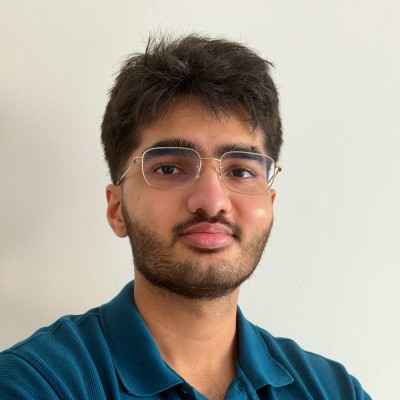
#> input picture face.png, 400 x 400 px, found by its file name
$ python make_portrait.py
#> lines starting #> are read from the running program, lines starting #| are printed output that depends on the picture; after the words box and inside, x2 and y2 are one past the last pixel; in counts of white or black regions, pixels touching at a corner belong together
#!/usr/bin/env python3
"""
Generate a recognizable monochrome stipple / contour SVG portrait for GitHub profile.

Pipeline:
  1. Load source photograph (face.png), crop centered on head and collar.
  2. Segment background wall using HSV thresholding (plain off-white wall -> 0 dots).
  3. Extract facial edge contours:
     - Glasses wireframe: smooth rounded-rectangular frames, nose bridge, and temples.
     - Eyes: natural eyelid curves and stippled irises with white catchlight reflections.
     - Nose: nostril wings and columella (zero bridge lines for clean negative space).
     - Mouth & lips: Cupid's bow, lip parting line, and lower lip contour.
     - Jawline & ears: natural boundary from photo edges.
     - Collar & placket: authentic folds of the polo shirt.
  4. Organic stippling:
     - Hair: density-weighted organic stippling capturing authentic volume and texture.
     - Eyebrows: dense stippling following dark eyebrow hairs.
     - Beard & mustache: organic stipple distribution matching the trimmed facial hair.
  5. Pure stipple output:
     - Dual-theme CSS: #24292f in light mode / #c9d1d9 in dark mode.
     - Preserves clean negative space on cheeks and forehead.
     - Avoids large dark mass on the polo shirt.
"""

import argparse
import math
import os
import sys

import cv2
import numpy as np

SVG_WIDTH = 460
HERE = os.path.dirname(os.path.abspath(__file__))
ROOT = os.path.dirname(HERE)


def rounded_rect_pts(x_l, y_t, x_r, y_b, cr=5.0, n_side=16, n_corner=6):
    """Generate sample points along a rounded rectangle with corner radius cr."""
    pts = []
    for t in np.linspace(x_l + cr, x_r - cr, n_side):
        pts.append((t, y_t))
    for a in np.linspace(-math.pi / 2, 0, n_corner):
        pts.append((x_r - cr + cr * math.cos(a), y_t + cr + cr * math.sin(a)))
    for t in np.linspace(y_t + cr, y_b - cr, n_side):
        pts.append((x_r, t))
    for a in np.linspace(0, math.pi / 2, n_corner):
        pts.append((x_r - cr + cr * math.cos(a), y_b - cr + cr * math.sin(a)))
    for t in np.linspace(x_r - cr, x_l + cr, n_side):
        pts.append((t, y_b))
    for a in np.linspace(math.pi / 2, math.pi, n_corner):
        pts.append((x_l + cr + cr * math.cos(a), y_b - cr + cr * math.sin(a)))
    for t in np.linspace(y_b - cr, y_t + cr, n_side):
        pts.append((x_l, t))
    for a in np.linspace(math.pi, 3 * math.pi / 2, n_corner):
        pts.append((x_l + cr + cr * math.cos(a), y_t + cr + cr * math.sin(a)))
    pts.append(pts[0])
    return pts


def generate_portrait(photo_path, out_path=None):
#> called with photo_path = 'face.png'
    if not os.path.isfile(photo_path):
        sys.exit(f"Error: photo not found at {photo_path}")

    img = cv2.imread(photo_path)
#> img is the input picture: shape (400, 400, 3); mean B, G, R 153.3, 162.8, 169.5
    if img is None:
        sys.exit(f"Error: could not decode image at {photo_path}")

    # Crop head and shoulders: x in [65, 355] (w=290), y in [20, 385] (h=365)
    crop = img[20:385, 65:355]
    h, w = crop.shape[:2]
#> h = 365; w = 290
    gray = cv2.cvtColor(crop, cv2.COLOR_BGR2GRAY)
    smooth = cv2.bilateralFilter(gray, 7, 40, 40)

    scale = SVG_WIDTH / float(w)
#> scale = 1.59
    svg_h = int(h * scale)
#> svg_h = 578

    stipples = []

    def add_dot(x, y, r=1.0):
        stipples.append((x * scale, y * scale, r * scale * 0.70))

    def add_path_dots(points, spacing=1.8, r=1.10):
        for i in range(len(points) - 1):
            x_a, y_a = points[i]
            x_b, y_b = points[i + 1]
            seg_len = math.hypot(x_b - x_a, y_b - y_a)
            if seg_len < 1e-4:
                continue
            n_steps = max(1, int(round(seg_len / spacing)))
            for s in range(n_steps):
                t = s / float(n_steps)
                px = x_a + t * (x_b - x_a)
                py = y_a + t * (y_b - y_a)
                add_dot(px, py, r)

    # 1. HAIR & TOP SILHOUETTE
    hsv = cv2.cvtColor(crop, cv2.COLOR_BGR2HSV)
#> hsv: shape (365, 290, 3); mean H, S, V 29.8, 81.9, 166.9
    is_wall = (hsv[:, :, 1] < 35) & (hsv[:, :, 2] > 180)
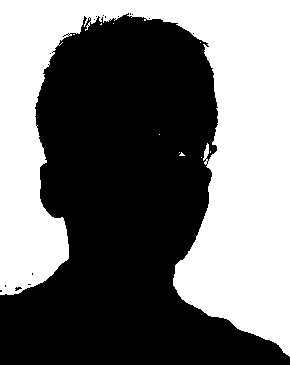
#> is_wall: shape (365, 290) bool; 44.3% white; 10 white regions (9 under 20 px), largest, box (x1, y1, x2, y2) and area: (0, 0, 290, 357) 46877

    np.random.seed(42)

    for cy in range(12, 128):
        for cx in range(35, 245):
            if is_wall[cy, cx]:
                continue
            val = smooth[cy, cx]
            if val < 90:
                prob = ((90.0 - val) / 90.0) ** 1.3
                if np.random.random() < prob * 0.40:
                    jx = cx + np.random.uniform(-0.4, 0.4)
                    jy = cy + np.random.uniform(-0.4, 0.4)
                    r = 0.70 + (1.0 - val / 90.0) * 0.65
                    add_dot(jx, jy, r)

    # Outer hair silhouette
    is_subject = (1 - is_wall).astype(np.uint8)
    is_subject = cv2.morphologyEx(is_subject, cv2.MORPH_CLOSE, np.ones((7, 7), np.uint8))
#> is_subject: shape (365, 290); values 0 (black) and 1 (white), 56.1% white; 1 black region, box (x1, y1, x2, y2) and area: (0, 0, 290, 355) 46474
    subj_edges = cv2.Canny(is_subject * 255, 100, 200)
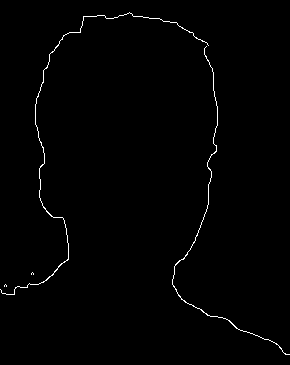
#> subj_edges: shape (365, 290); 0.89% white in thin lines or dots
    hy, hx = np.where((subj_edges > 0) & (np.arange(h)[:, None] < 185))
#> hy = 481 values from 12 to 184; hx = 481 values, max 217 at index 312, min 35 at index 307, mean 126.9
    h_grid = {}
    for idx in np.random.permutation(len(hx)):
        gx = int(hx[idx] / 2.2)
        gy = int(hy[idx] / 2.2)
        if (gx, gy) not in h_grid:
            h_grid[(gx, gy)] = True
            add_dot(hx[idx], hy[idx], r=1.0)
#> this loop made 481 passes
#> (idx, gx, gy) on passes 1 to 3: (142, 30, 14), (300, 97, 45), (330, 98, 52)
#> after the loop, h_grid = 245 items

    # 2. EYEBROWS
    for cy in range(118, 138):
        for cx in range(68, 215):
            val = smooth[cy, cx]
            if 136 <= cx <= 152:
                continue
            if val < 95:
                prob = ((95.0 - val) / 95.0) ** 1.25
                if np.random.random() < prob * 0.48:
                    jx = cx + np.random.uniform(-0.4, 0.4)
                    jy = cy + np.random.uniform(-0.4, 0.4)
                    r = 0.70 + (1.0 - val / 95.0) * 0.60
                    add_dot(jx, jy, r)

    # 3. GLASSES WIREFRAME (Rounded rectangular frames, bridge, temples, pads)
    left_frame = rounded_rect_pts(74.5, 128.5, 136.0, 172.5, cr=5.0)
    add_path_dots(left_frame, spacing=1.7, r=1.15)

    right_frame = rounded_rect_pts(153.0, 131.5, 210.5, 175.5, cr=5.0)
    add_path_dots(right_frame, spacing=1.7, r=1.15)

    bridge_pts = []
    for t in np.linspace(0, 1, 12):
        bx = 136.0 + t * (153.0 - 136.0)
        by = 143.0 + t * (144.0 - 143.0) - 1.6 * 4 * t * (1 - t)
        bridge_pts.append((bx, by))
    add_path_dots(bridge_pts, spacing=1.6, r=1.15)

    temple_l = [(74.5 - t * 22.5, 143.0 + t * 23.0) for t in np.linspace(0, 1, 14)]
    temple_r = [(210.5 + t * 9.0, 150.0 + t * 3.0) for t in np.linspace(0, 1, 6)]
    add_path_dots(temple_l, spacing=1.8, r=1.10)
    add_path_dots(temple_r, spacing=1.8, r=1.10)

    pad_l = [(136.0 - 1.8 * math.sin(t), 152.0 + t * 9.0) for t in np.linspace(0, 1, 6)]
    pad_r = [(153.0 + 1.8 * math.sin(t), 154.0 + t * 9.0) for t in np.linspace(0, 1, 6)]
    add_path_dots(pad_l, spacing=1.7, r=0.95)
    add_path_dots(pad_r, spacing=1.7, r=0.95)

    # 4. EYES & IRISES
    lid_l = []
    for t in np.linspace(0, 1, 22):
        lx = 84.0 + t * 40.0
        ly = (1 - t) ** 2 * 153.0 + 2 * (1 - t) * t * 143.5 + t ** 2 * 151.0
        lid_l.append((lx, ly))
    add_path_dots(lid_l, spacing=1.5, r=1.15)

    lid_l_low = []
    for t in np.linspace(0, 1, 15):
        lx = 88.0 + t * 32.0
        ly = (1 - t) ** 2 * 154.0 + 2 * (1 - t) * t * 157.0 + t ** 2 * 152.0
        lid_l_low.append((lx, ly))
    add_path_dots(lid_l_low, spacing=2.2, r=0.85)

    for iy in np.linspace(144.5, 155.5, 12):
        for ix in np.linspace(100.5, 111.5, 12):
            dist = math.hypot(ix - 106.0, iy - 150.0)
            dist_cl = math.hypot(ix - 103.8, iy - 148.0)
            if dist <= 5.6 and dist_cl > 1.8:
                prob = 0.85 if dist <= 3.0 else 0.55
                if np.random.random() < prob:
                    add_dot(
                        ix + np.random.uniform(-0.25, 0.25),
                        iy + np.random.uniform(-0.25, 0.25),
                        0.95,
                    )

    lid_r = []
    for t in np.linspace(0, 1, 22):
        rx = 163.0 + t * 39.0
        ry = (1 - t) ** 2 * 153.0 + 2 * (1 - t) * t * 145.5 + t ** 2 * 153.0
        lid_r.append((rx, ry))
    add_path_dots(lid_r, spacing=1.5, r=1.15)

    lid_r_low = []
    for t in np.linspace(0, 1, 15):
        rx = 166.0 + t * 32.0
        ry = (1 - t) ** 2 * 154.0 + 2 * (1 - t) * t * 158.0 + t ** 2 * 153.5
        lid_r_low.append((rx, ry))
    add_path_dots(lid_r_low, spacing=2.2, r=0.85)

    for iy in np.linspace(145.5, 156.5, 12):
        for ix in np.linspace(176.5, 187.5, 12):
            dist = math.hypot(ix - 182.0, iy - 151.0)
            dist_cl = math.hypot(ix - 179.8, iy - 149.0)
            if dist <= 5.6 and dist_cl > 1.8:
                prob = 0.85 if dist <= 3.0 else 0.55
                if np.random.random() < prob:
                    add_dot(
                        ix + np.random.uniform(-0.25, 0.25),
                        iy + np.random.uniform(-0.25, 0.25),
                        0.95,
                    )

    # 5. NOSE BASE
    n_l = []
    for t in np.linspace(0, 1, 10):
        nx = 129.0 + t * 9.0
        ny = (1 - t) ** 2 * 195.0 + 2 * (1 - t) * t * 201.0 + t ** 2 * 200.0
        n_l.append((nx, ny))
    add_path_dots(n_l, spacing=1.6, r=1.05)

    columella = []
    for t in np.linspace(0, 1, 12):
        cx = 141.0 + t * 13.0
        cy = (1 - t) ** 2 * 201.0 + 2 * (1 - t) * t * 204.0 + t ** 2 * 201.0
        columella.append((cx, cy))
    add_path_dots(columella, spacing=1.6, r=1.05)

    n_r = []
    for t in np.linspace(0, 1, 10):
        nx = 157.0 + t * 9.0
        ny = (1 - t) ** 2 * 200.0 + 2 * (1 - t) * t * 201.0 + t ** 2 * 195.0
        n_r.append((nx, ny))
    add_path_dots(n_r, spacing=1.6, r=1.05)

    add_dot(134.0, 199.0, r=1.0)
    add_dot(136.0, 199.5, r=1.0)
    add_dot(159.0, 199.5, r=1.0)
    add_dot(161.0, 199.0, r=1.0)

    for cy in range(198, 204):
        for cx in range(141, 154):
            val = smooth[cy, cx]
            if val < 125 and np.random.random() < 0.40:
                add_dot(cx + np.random.uniform(-0.3, 0.3), cy + np.random.uniform(-0.3, 0.3), 0.85)

    # 6. MOUTH & LIPS
    mouth_roi = gray[220:242, 110:185]
    mouth_edges = cv2.Canny(cv2.GaussianBlur(mouth_roi, (3, 3), 0), 28, 80)
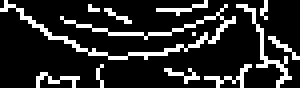
#> mouth_edges: shape (22, 75) (shown 4 times larger); 16.3% white in thin lines or dots
    my, mx = np.where(mouth_edges > 0)
#> my = 269 values from 0 to 21; mx = 269 values, max 74 at index 194, min 0 at index 16, mean 40.94
    m_grid = {}
    for idx in np.random.permutation(len(mx)):
        rx = mx[idx] + 110
        ry = my[idx] + 220
        gx = int(rx / 1.9)
        gy = int(ry / 1.9)
        if (gx, gy) not in m_grid:
            m_grid[(gx, gy)] = True
            add_dot(rx, ry, r=1.10)
#> this loop made 269 passes
#> (idx, rx, ry, gx, gy) on passes 1 to 3: (178, 148, 233, 77, 122), (57, 165, 224, 86, 117), (179, 149, 233, 78, 122)
#> after the loop, m_grid = 157 items

    chin_shadow = []
    for t in np.linspace(0, 1, 14):
        sx = 135.0 + t * 25.0
        sy = 244.0 + 2.0 * math.sin(t * math.pi)
        chin_shadow.append((sx, sy))
    add_path_dots(chin_shadow, spacing=2.0, r=0.85)

    # 7. BEARD & MUSTACHE
    for cy in range(204, 292):
        for cx in range(55, 225):
            if cy < 224 and cx < 112:
                continue
            if cy < 224 and cx > 172:
                continue
            if 226 <= cy <= 242 and 124 <= cx <= 168:
                continue

            val = smooth[cy, cx]
            if val < 135:
                prob = ((135.0 - val) / 135.0) ** 1.35
                boost = 1.4 if (206 <= cy <= 222 and 122 <= cx <= 172) else 1.0
                if np.random.random() < prob * 0.40 * boost:
                    jx = cx + np.random.uniform(-0.4, 0.4)
                    jy = cy + np.random.uniform(-0.4, 0.4)
                    r = 0.65 + (1.0 - val / 135.0) * 0.55
                    add_dot(jx, jy, r)

    # 8. JAWLINE & EARS
    jaw_roi = cv2.GaussianBlur(gray[180:295, 45:240], (5, 5), 0)
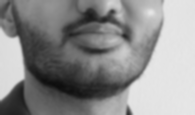
#> jaw_roi: shape (115, 195); min 13, max 231, mean 140.8
    jaw_edges = cv2.Canny(jaw_roi, 28, 70)
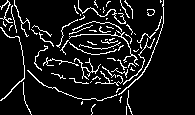
#> jaw_edges: shape (115, 195); 9.3% white in thin lines or dots, all inside (x1, y1, x2, y2) = (0, 0, 164, 115)
    jy, jx = np.where(jaw_edges > 0)
#> jy = 2082 values from 0 to 114; jx = 2082 values, max 163 at index 7, min 0 at index 79, mean 88.19
    j_grid = {}
    for idx in np.random.permutation(len(jx)):
        rx = jx[idx] + 45
        ry = jy[idx] + 180
        if ry > 260 or (ry > 215 and (rx < 74 or rx > 205)):
            gx = int(rx / 2.2)
            gy = int(ry / 2.2)
            if (gx, gy) not in j_grid:
                j_grid[(gx, gy)] = True
                add_dot(rx, ry, r=1.0)
#> this loop made 2082 passes
#> (idx, rx, ry, gx, gy) on passes 5, 13, 20, 21, 27, 29: (1891, 169, 270, 76, 122), (1975, 125, 278, 56, 126), (1938, 115, 275, 52, 124), (2019, 172, 281, 78, 127), (2006, 69, 280, 31, 127), (1825, 61, 264, 27, 119)
#> (idx, rx, ry) on passes 1, 2, 3, 4, 6, 7: (111, 53, 188), (707, 86, 214), (1561, 140, 252), (774, 157, 215), (1280, 163, 239), (54, 140, 184)

    r_jaw_pts = [(210.0 - t * 3.0, 175.0 + t * 45.0) for t in np.linspace(0, 1, 14)]
    add_path_dots(r_jaw_pts, spacing=2.5, r=0.85)

    ear_pts = []
    for t in np.linspace(0, 1, 16):
        ex = (1 - t) ** 2 * 55.0 + 2 * (1 - t) * t * 41.0 + t ** 2 * 56.0
        ey = 160.0 + t * 55.0
        ear_pts.append((ex, ey))
    add_path_dots(ear_pts, spacing=2.0, r=0.95)

    # 9. COLLAR & POLO SHIRT
    collar_roi = cv2.GaussianBlur(gray[290:365, 30:260], (3, 3), 0)
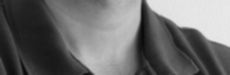
#> collar_roi: shape (75, 230); min 8, max 233, mean 108.2
    collar_edges = cv2.Canny(collar_roi, 32, 80)
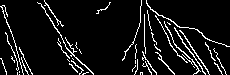
#> collar_edges: shape (75, 230); 8.2% white in thin lines or dots
    cy_pts, cx_pts = np.where(collar_edges > 0)
    c_grid = {}
    for idx in np.random.permutation(len(cx_pts)):
        rx = cx_pts[idx] + 30
        ry = cy_pts[idx] + 290
        if ry > 355 or rx < 55 or rx > 215:
            continue
        gx = int(rx / 2.2)
        gy = int(ry / 2.2)
        if (gx, gy) not in c_grid:
            c_grid[(gx, gy)] = True
            add_dot(rx, ry, r=1.05)
#> this loop made 1406 passes
#> idx on passes 1 to 3: 1397, 682, 429

    c_left = [
        (95.0, 315.0),
        (75.0, 340.0),
        (60.0, 375.0),
        (75.0, 385.0),
        (95.0, 360.0),
    ]
    add_path_dots(c_left, spacing=2.0, r=1.05)

    c_right = [
        (175.0, 315.0),
        (195.0, 340.0),
        (210.0, 370.0),
        (195.0, 380.0),
        (175.0, 360.0),
    ]
    add_path_dots(c_right, spacing=2.0, r=1.05)

    placket = [(147.0, 325.0 + t * 35.0) for t in np.linspace(0, 1, 15)]
    add_path_dots(placket, spacing=2.2, r=1.00)

    # 10. GENERATE SVG
    dots_svg = []
    for x, y, r in stipples:
        dots_svg.append(f'<circle cx="{x:.1f}" cy="{y:.1f}" r="{r:.2f}"/>')
#> this loop made 4997 passes
#> (x, y, r) on passes 1 to 3: (239.9, 33.57, 0.89), (199.9, 36.38, 0.962), (228.1, 37, 0.954)

    svg_content = f'''<svg xmlns="http://www.w3.org/2000/svg" width="{SVG_WIDTH}" height="{svg_h}" viewBox="0 0 {SVG_WIDTH} {svg_h}" role="img" aria-label="Portrait of Utkarsh Sonawane">
<title>Utkarsh Sonawane</title>
<style>
.stipple {{ fill: #24292f; }}
@media (prefers-color-scheme: dark) {{
  .stipple {{ fill: #c9d1d9; }}
}}
</style>
<g class="stipple">
{''.join(dots_svg)}
</g>
</svg>'''

    if not out_path:
        out_path = os.path.join(ROOT, "assets", "generated", "portrait.svg")

    os.makedirs(os.path.dirname(out_path), exist_ok=True)
    with open(out_path, "w", encoding="utf-8") as f:
        f.write(svg_content)

    print(
        f"Generated {out_path}: {len(stipples)} stipple dots, {len(svg_content):,} bytes, viewBox 0 0 {SVG_WIDTH} {svg_h}"
    )
#| Generated assets/generated/portrait.svg: 4997 stipple dots, 198,685 bytes, viewBox 0 0 460 578


def main():
    parser = argparse.ArgumentParser(
        description="Generate monochrome stipple / contour portrait SVG."
    )
    parser.add_argument("photo", nargs="?", default="face.png")
    parser.add_argument("--out", "-o", default=None)
    args = parser.parse_args()

    photo = args.photo
    if not os.path.isfile(photo):
        for candidate in ["face.png", "face.jpg", "assets/face.png", "avatar.png"]:
            cand_path = os.path.join(ROOT, candidate)
            if os.path.isfile(cand_path):
                photo = cand_path
                break

    generate_portrait(photo, args.out)


if __name__ == "__main__":
    main()
